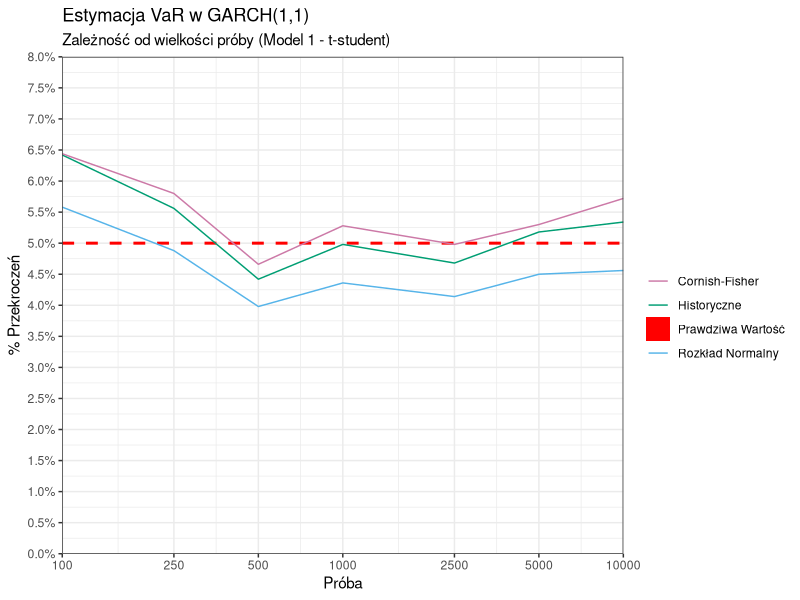
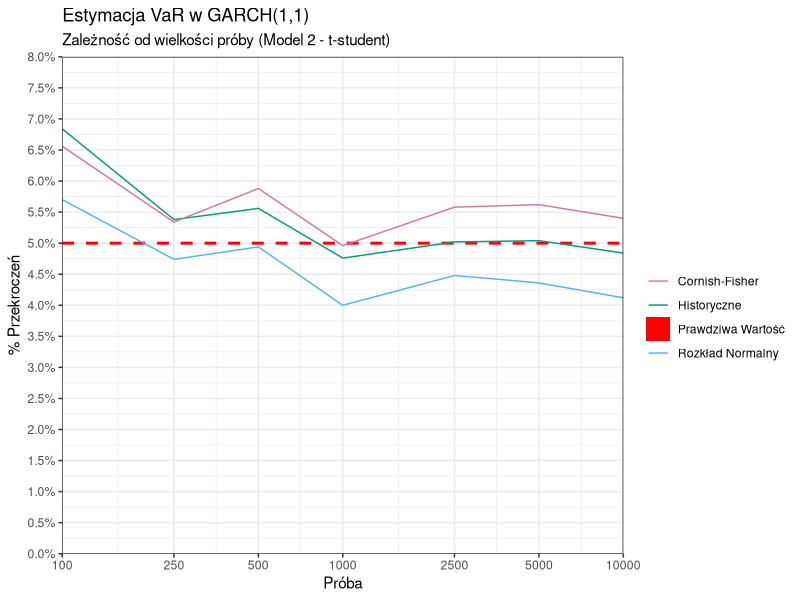
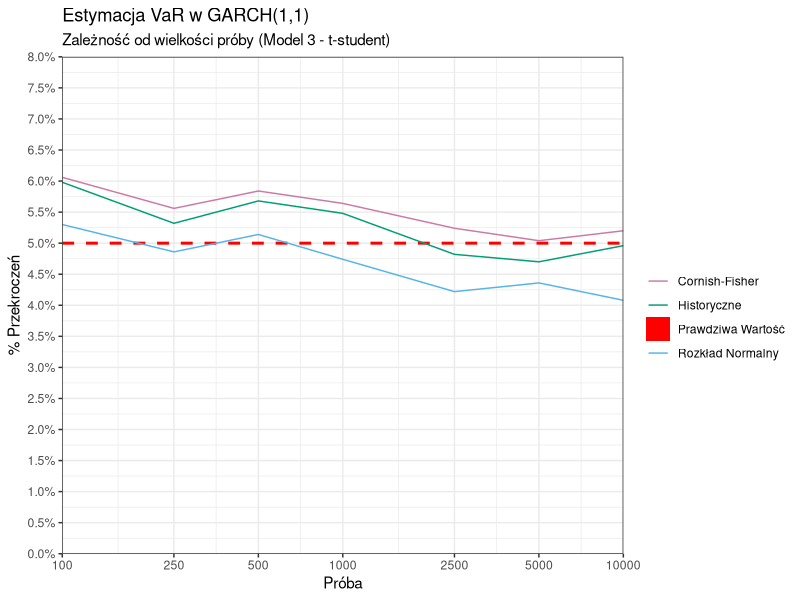
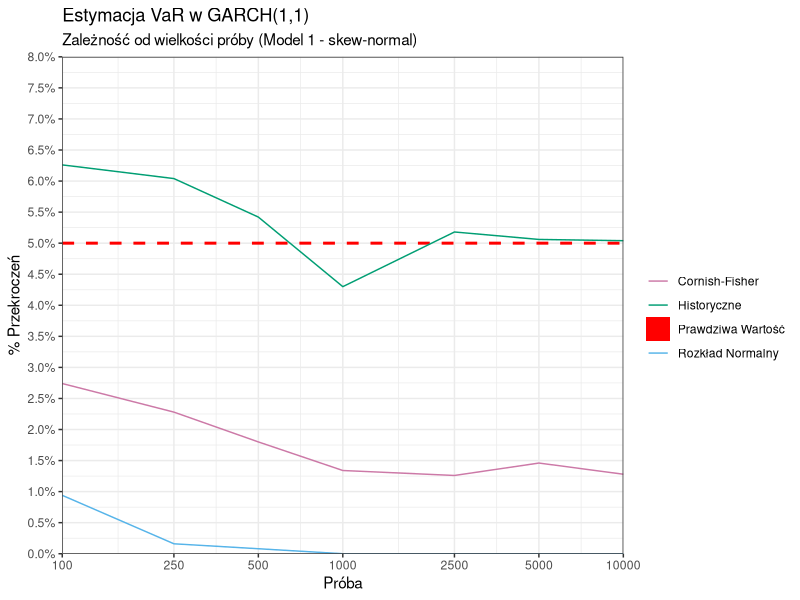
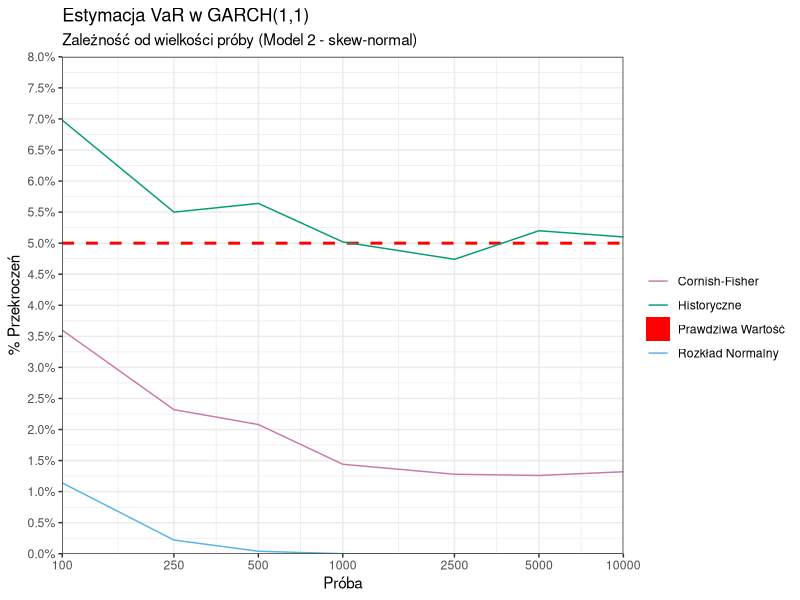
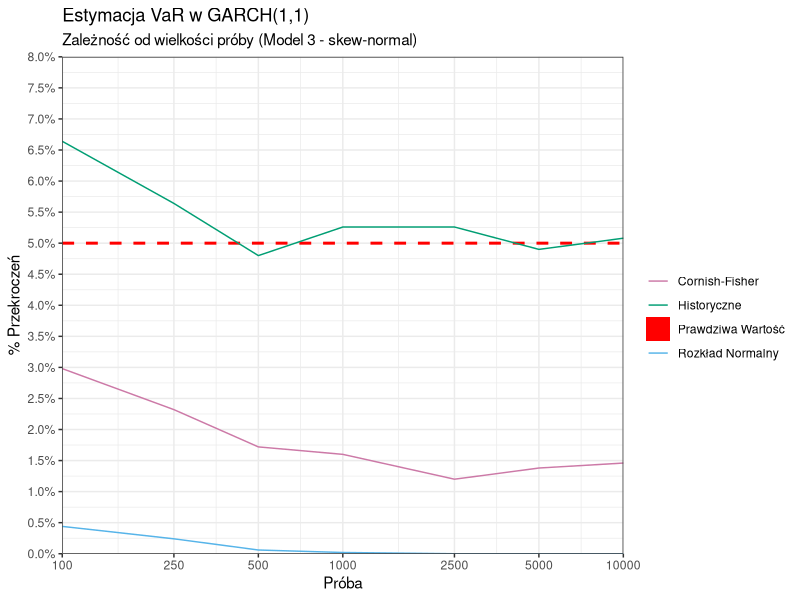

Write the R code that produced these figures, in order.
## ---- chunk 1
knitr::opts_chunk$set(echo = TRUE, warning = FALSE, message = FALSE)
library(tidyverse)
## ---- chunk 2
n <- c(100, 250, 500, 1000, 2500, 5000, 10000)
colors = c('Rozkład Normalny' = '#56B4E9', 'Historyczne' = '#009E73',
           'Cornish-Fisher' = '#CC79A7', 'Prawdziwa Wartość' = 'red')

plot_VaR <- function(data, mod, dis) {
  if (dis == 'std') {
    dist_name = 't-student'
  }
  else {
    dist_name = 'skew-normal'
  }
  p = data %>%
    filter(model == mod, dist == dis) %>%
    ggplot() +
    geom_hline(aes(color = 'Prawdziwa Wartość', yintercept = 0.05),
             linetype = 'dashed',
             linewidth = 1, key_glyph = draw_key_rect) +
    geom_line(aes(x = n, y = gaussian, color = 'Rozkład Normalny')) +
    geom_line(aes(x = n, y = historic, color = 'Historyczne')) +
    geom_line(aes(x = n, y = modified, color = 'Cornish-Fisher')) +
    ggtitle(label = 'Estymacja VaR w GARCH(1,1)', subtitle = 
          paste0('Zależność od wielkości próby (Model ',
                 mod, ' - ', dist_name, ')')) +
    xlab('Próba') +
    ylab('% Przekroczeń') +
    scale_x_continuous(trans = 'log10', expand = c(0, 0),
                       breaks = n) +
    scale_y_continuous(expand = c(0, 0), limits = c(0, 0.08),
                       breaks = seq(0, 0.1, 0.005),
                       labels = scales::percent) +
    scale_color_manual(values = colors) +
    guides(color = guide_legend('')) +
    theme_bw()
  return(p)
}
## ---- chunk 3
df <- read.csv('Results/VaR.csv')
## ---- chunk 4
plot_VaR(df, 1, 'std')
plot_VaR(df, 2, 'std')
plot_VaR(df, 3, 'std')
## ---- chunk 5
plot_VaR(df, 1, 'snorm')
plot_VaR(df, 2, 'snorm')
plot_VaR(df, 3, 'snorm')
